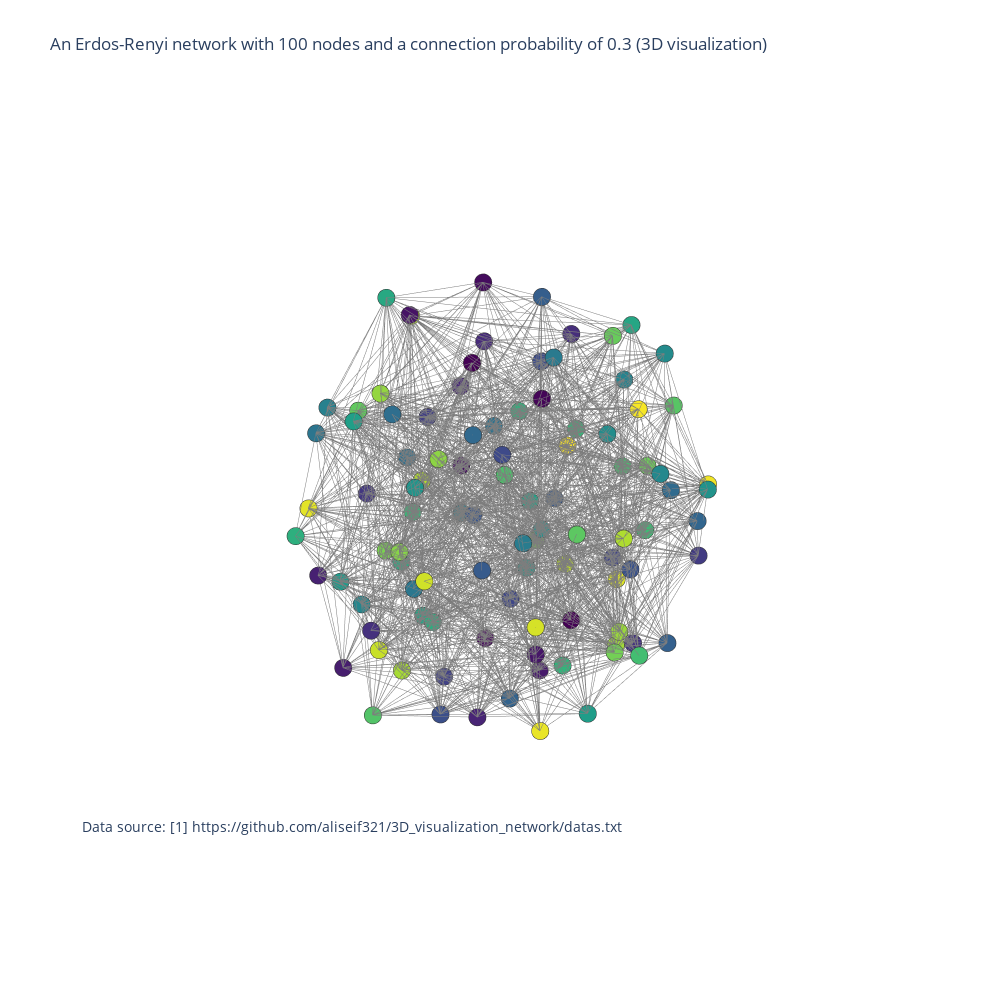

The notebook cell this image was saved under:
### Code cell
#/************************************************************************************************/
#/*** Topic: 3D_visualization_network                                                          ***/
#/***                                                                         Ali-Seif         ***/
#/*** Version Release 17.12 rev 11256                                                          ***/
#/*** Date: 12/1/2020                                                                          ***/
#/*** Code implemented in CodeBlocks C++ compiler (v. 17.12),                                  ***/
#/*** MSI: PX60 6QD/ DDR4                                                                      ***/
#/*** Run under a Intel® Core™ i7-6700HQ CPU @ 2.60GHz × 64 based processor with 16 GB RAM     ***/
#/************************************************************************************************/
import igraph as ig
import json
data = []
f = open("datas.txt", "r")
data = json.loads(f.read())
x = data.keys()
N=len(data['nodes'])
L=len(data['links'])
Edges=[(data['links'][k]['source'], data['links'][k]['target']) for k in range(L)]
G=ig.Graph(Edges, directed=False)
data['nodes'][0]
labels=[]
group=[]
for node in data['nodes']:
    labels.append(node['name'])
    group.append(node['group'])   
layt=G.layout('kk', dim=3)
Xn=[layt[k][0] for k in range(N)]# x-coordinates of nodes
Yn=[layt[k][1] for k in range(N)]# y-coordinates
Zn=[layt[k][2] for k in range(N)]# z-coordinates
Xe=[]
Ye=[]
Ze=[]
for e in Edges:
    Xe+=[layt[e[0]][0],layt[e[1]][0], None]# x-coordinates of edge ends
    Ye+=[layt[e[0]][1],layt[e[1]][1], None]
    Ze+=[layt[e[0]][2],layt[e[1]][2], None]  
import numpy as np    
import plotly as py
import plotly.graph_objs as go
trace1=go.Scatter3d(x=Xe,
               y=Ye,
               z=Ze,
               mode='lines',
               line=dict(color='rgb(125,125,125)', width=1),
               hoverinfo='none'
               )
trace2=go.Scatter3d(x=Xn,
               y=Yn,
               z=Zn,
               mode='markers',
               name='actors',
               marker=dict(symbol='circle',
                             size=6,
                             color=group,
                             colorscale='Viridis',
                             line=dict(color='rgb(50,50,50)', width=0.5)
                             ),
               text=labels,
               hoverinfo='text'
               )
axis=dict(showbackground=False,
          showline=False,
          zeroline=False,
          showgrid=False,
          showticklabels=False,
          title=''
          )
layout = go.Layout(
         title="An Erdos-Renyi network with 100 nodes and a connection probability of 0.3 (3D visualization)",
         width=1000,
         height=1000,
         showlegend=False,
         scene=dict(
             xaxis=dict(axis),
             yaxis=dict(axis),
             zaxis=dict(axis),
        ),
     margin=dict(
        t=100
    ),
    hovermode='closest',
    annotations=[
           dict(
           showarrow=False,
            text="Data source: <a href='https://github.com/aliseif321/3D_visualization_network'>[1] https://github.com/aliseif321/3D_visualization_network/datas.txt</a>",
            xref='paper',
            yref='paper',
            x=0,
            y=0.1,
            xanchor='left',
            yanchor='bottom',
            font=dict(
            size=14
            )
            )
        
        ],    )

data=[trace1, trace2]
fig=go.Figure(data=data, layout=layout)
fig.show()
fig.write_html("3D Network.html")

### Figure 1 — Plotly figure (JSON) as saved in the notebook; plotly's stock layout.template omitted (floating-point values rounded to 4 significant figures; data arrays with more than 128 entries replaced by an {"elided": "..."} marker saying what was removed)
{"data": [{"hoverinfo": "none", "line": {"color": "rgb(125,125,125)", "width": 1}, "mode": "lines", "type": "scatter3d", "x": {"elided": "4494 float values"}, "y": {"elided": "4494 float values"}, "z": {"elided": "4494 float values"}}, {"hoverinfo": "text", "marker": {"color": [1, 1, 2, 3, 4, 5, 6, 7, 8, 9, 10, 11, 12, 13, 14, 15, 16, 17, 18, 19, 20, 21, 22, 23, 24, 25, 26, 27, 28, 29, 30, 31, 32, 33, 34, 35, 36, 37, 38, 39, 40, 41, 42, 43, 44, 45, 46, 47, 48, 49, 50, 51, 52, 53, 54, 55, 56, 57, 58, 59, 60, 61, 62, 63, 64, 65, 66, 67, 68, 69, 70, 71, 72, 73, 74, 75, 76, 77, 78, 79, 80, 81, 82, 83, 84, 85, 86, 87, 88, 89, 90, 91, 92, 93, 94, 95, 96, 97, 98, 99], "colorscale": [[0, "#440154"], [0.1111, "#482878"], [0.2222, "#3e4989"], [0.3333, "#31688e"], [0.4444, "#26828e"], [0.5556, "#1f9e89"], [0.6667, "#35b779"], [0.7778, "#6ece58"], [0.8889, "#b5de2b"], [1, "#fde725"]], "line": {"color": "rgb(50,50,50)", "width": 0.5}, "size": 6, "symbol": "circle"}, "mode": "markers", "name": "actors", "text": ["0", "1", "2", "3", "4", "5", "6", "7", "8", "9", "10", "11", "12", "13", "14", "15", "16", "17", "18", "19", "20", "21", "22", "23", "24", "25", "26", "27", "28", "29", "30", "31", "32", "33", "34", "35", "36", "37", "38", "39", "40", "41", "42", "43", "44", "45", "46", "47", "48", "49", "50", "51", "52", "53", "54", "55", "56", "57", "58", "59", "60", "61", "62", "63", "64", "65", "66", "67", "68", "69", "70", "71", "72", "73", "74", "75", "76", "77", "78", "79", "80", "81", "82", "83", "84", "85", "86", "87", "88", "89", "90", "91", "92", "93", "94", "95", "96", "97", "98", "99"], "type": "scatter3d", "x": [0.4374, -1.474, -0.3607, -0.8908, -2.264, -2.846, -0.5495, 1.281, -0.2652, 3.309, 4.28, 3.546, -3.748, -2.287, -5.023, 4.754, -2.85, 0.9841, -3.967, -1.558, 1.162, -3.264, -0.1168, 1.255, -2.51, 3.186, -1.71, -1.531, -5.245, 3.228, -1.509, -2.692, 1.251, -2.99, 2.735, -2.077, 3.071, -1.838, -2.676, 1.367, 3.389, -0.5865, 1.775, -2.469, 0.6694, -5.123, 2.663, -0.9046, -2.737, -1.811, -2.79, -2.419, 1.996, -3.137, 3.426, -0.1548, 2.298, -2.126, -0.08795, -5.455, 0.7197, -0.0414, 0.6419, 4.939, -4.266, -1.685, -5.187, -0.3035, -5.104, 1.161, -5.479, 0.07599, 4.371, -5.674, 1.694, 1.11, -4.026, -4.844, 0.7719, 0.9942, -3.809, 1.902, 1.423, 1.628, -0.2367, -0.8262, 2.514, -0.3037, 0.3508, -2.131, -3.914, 3.98, 3.7, 3.36, -4.127, 3.281, 2.668, -5.544, -4.086, -3.967], "y": [1.715, -3.651, -0.1577, -2.671, -4.022, -5.681, -4.947, 1.361, 0.1197, -4.037, -3.109, 1.661, -6.607, -4.03, -3.356, -0.4681, 1.304, -5.378, 2.312, -5.639, -2.242, 0.03296, -0.8725, 0.1744, -2.173, -0.07658, 1.78, -3.771, -3.942, 1.549, -1.288, 2.517, 0.4626, 2.727, 0.8237, 2.451, -1.301, -7.031, -4.079, -6.942, -0.5599, -0.04389, 1.345, -5.286, -7.293, -1.467, -3.754, 2.9, 1.416, 0.6637, -2.229, 3.224, -2.013, -3.125, -3.483, 1.971, -3.814, -2.108, -4.557, -1.623, -4.232, -5.394, -3.239, -2.766, -4.608, -0.2617, -3.142, -5.016, -0.2494, 4.277, -1.531, -0.9138, -1.304, -0.1417, 2.785, -5.237, -1.111, -0.221, 3.334, -4.726, -3.383, -2.92, -1.781, -3.554, 2.681, 2.184, -2.405, 2.516, -3.739, -6.816, -2.232, -1.324, 0.2139, 3.222, -0.3997, -4.754, 2.825, 1.345, -0.1457, -2.405], "z": [-0.1305, 4.163, 4.901, -4.439, 6.021, -0.5379, 5.379, -0.9352, -3.405, -3.711, 0.692, -1.182, 1.505, 4.369, 3.896, 0.8962, -3.318, 0.4162, -0.2497, 1.709, -4.298, -1.192, -1.345, 4.258, 4.363, -2.674, 0.2593, -0.7782, -2.087, 2.897, 6.683, -2.41, -3.134, 1.59, 5.665, 2.813, 5.418, -0.4006, 1.601, 1.854, 1.249, 5.901, 2.72, -1.935, 2.244, 3.132, -1.604, 4.018, 5.755, 3.702, -1.135, 3.035, 2.694, -3.258, -0.2137, -3.625, 3.898, 0.2378, -4.22, 4.59, 6.444, -2.564, -3.192, 2.415, 1.227, -4.459, 0.8401, -0.6711, -1.343, 0.9124, 0.1212, 2.679, -2.739, 2.629, 3.675, 3.147, 4.921, 1.028, 0.1121, -1.215, -2.684, 0.2182, 3.348, 4.494, -0.3207, -1.47, -3.233, 2.366, 1.319, 4.255, -3.042, -0.7791, 2.103, 2.457, -2.711, 1.368, -1.419, 0.8123, 3.147, 1.111]}], "layout": {"annotations": [{"font": {"size": 14}, "showarrow": false, "text": "Data source: <a href='https://github.com/aliseif321/3D_visualization_network'>[1] https://github.com/aliseif321/3D_visualization_network/datas.txt</a>", "x": 0, "xanchor": "left", "xref": "paper", "y": 0.1, "yanchor": "bottom", "yref": "paper"}], "height": 1000, "hovermode": "closest", "margin": {"t": 100}, "scene": {"xaxis": {"showbackground": false, "showgrid": false, "showline": false, "showticklabels": false, "title": {"text": ""}, "zeroline": false}, "yaxis": {"showbackground": false, "showgrid": false, "showline": false, "showticklabels": false, "title": {"text": ""}, "zeroline": false}, "zaxis": {"showbackground": false, "showgrid": false, "showline": false, "showticklabels": false, "title": {"text": ""}, "zeroline": false}}, "showlegend": false, "title": {"text": "An Erdos-Renyi network with 100 nodes and a connection probability of 0.3 (3D visualization)"}, "width": 1000}}
